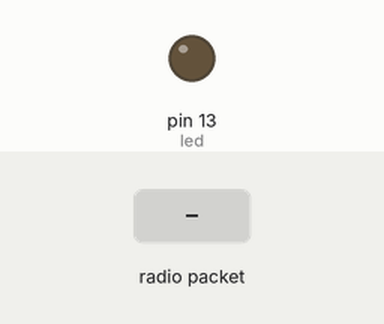
Simulated run of this sketch. Board: Arduino Uno, built with avr-gcc and run on an emulated ATmega328P. Parts: output pins drawn as LEDs (lit = HIGH). Inputs (shaded band) come from the test bench. No radio packets arrive unless stated; what the sketch prints to the serial monitor is not drawn.

Above: at 1.2 s.
1.3 s: radio packet "1" arrives
Timing chart, 0 to 4.3 s (numbered marks = the images above; inputs shaded):
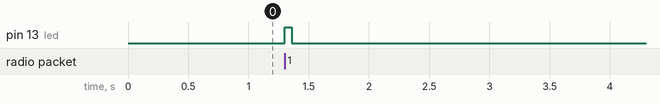

The sketch:

due_rf95_server.ino
```cpp
// rf95_server.pde
// -*- mode: C++ -*-
// Example sketch showing how to create a simple messageing server
// with the RH_RF95 class. RH_RF95 class does not provide for addressing or
// reliability, so you should only use RH_RF95  if you do not need the higher
// level messaging abilities.
// It is designed to work with the other example rf95_client
// Tested with Anarduino MiniWirelessLoRa, Rocket Scream Mini Ultra Pro with
// the RFM95W, Adafruit Feather M0 with RFM95
// this is based on the example, and modified to fit our need
#include <SPI.h>
#include <RH_RF95.h>

// Singleton instance of the radio driver
RH_RF95 rf95;
//RH_RF95 rf95(5, 2); // Rocket Scream Mini Ultra Pro with the RFM95W
//RH_RF95 rf95(8, 3); // Adafruit Feather M0 with RFM95

// Need this on Arduino Zero with SerialUSB port (eg RocketScream Mini Ultra Pro)
//#define Serial SerialUSB

int led = 13;

void setup()
{
  // Rocket Scream Mini Ultra Pro with the RFM95W only:
  // Ensure serial flash is not interfering with radio communication on SPI bus
//  pinMode(4, OUTPUT);
//  digitalWrite(4, HIGH);

  pinMode(led, OUTPUT);
 // Serial.begin(9600);
  Serial.begin(115200);
  while (!Serial) ; // Wait for serial port to be available
  if (!rf95.init())
  {
    Serial.println("init failed");
  }
  else
  {
  // Defaults after init are 434.0MHz, 13dBm, Bw = 125 kHz, Cr = 4/5, Sf = 128chips/symbol, CRC on
  //  Serial.println("after init; ");
    Serial.println("Waiting for client... ");
  }
  // The default transmitter power is 13dBm, using PA_BOOST.
  // If you are using RFM95/96/97/98 modules which uses the PA_BOOST transmitter pin, then
  // you can set transmitter powers from 5 to 23 dBm:
//  driver.setTxPower(23, false);
  // If you are using Modtronix inAir4 or inAir9,or any other module which uses the
  // transmitter RFO pins and not the PA_BOOST pins
  // then you can configure the power transmitter power for -1 to 14 dBm and with useRFO true.
  // Failure to do that will result in extremely low transmit powers.
//  driver.setTxPower(14, true);
}
int loopCount = 0;
void loop()
{
//    char msg[50];
//    char pm_id[8];
  //Serial.print("loop ");
 // if(loopCount < 5)    Serial.print(loopCount++);
  //    Serial.print("\n\r");

  if (rf95.available())
  {
   //    Serial.print("avalable ");
   // Should be a message for us now
    uint8_t buf[RH_RF95_MAX_MESSAGE_LEN];
    uint8_t len = sizeof(buf);
    if (rf95.recv(buf, &len))
    {
      digitalWrite(led, HIGH);
 //     RH_RF95::printBuffer("request: ", buf, len);
 //     Serial.print("got request: ");
      Serial.println((char*)buf);
//      Serial.print("RSSI: ");
//      Serial.println(rf95.lastRssi(), DEC);
//      strncpy( pm_id, (char*)buf, 6);
//      if ( buf[9] == 'E' )
//      {
//        sprintf( msg, " parking space %s is Empty", pm_id);
//      }
//      else
//      {
//        sprintf( msg, " parking space %s is Occupied", pm_id);
//      }
//      Serial.print(msg);
      // Send a reply
      uint8_t data[] = "And hello back to you";
      rf95.send(data, sizeof(data));
      rf95.waitPacketSent();
//      Serial.println("Sent a reply");
       digitalWrite(led, LOW);
    }
    else
    {
      Serial.println("recv failed");
    }
  }
}
```

Measured:
- after the input at 1.3 s, pin 13 (led): LOW → HIGH at once, → LOW 0.06 s later
